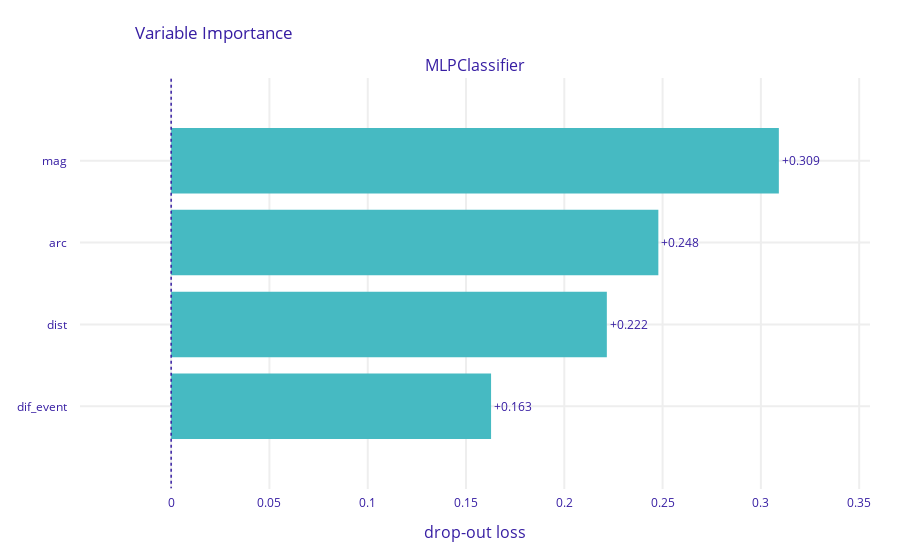
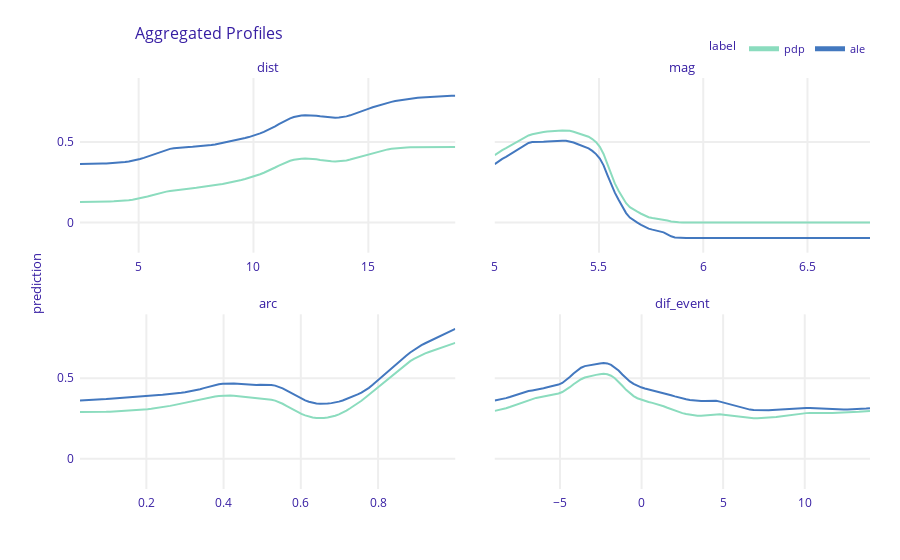

Write notebook code for charts like these, in order.
### Code cell
vi.plot(max_vars=5)
pdp_num.plot(ale_num)

### Figure 1 — Plotly figure (JSON) as saved in the notebook; plotly's stock layout.template omitted (floating-point values rounded to 4 significant figures)
{"data": [{"base": 0, "hoverinfo": "text", "hoverlabel": {"bgcolor": "rgba(0, 0, 0, 0.8)"}, "hovertext": ["Model: MLPClassifier loss after<br>variable: mag is permuted: 0.309<br>Drop-out loss change: +0.309", "Model: MLPClassifier loss after<br>variable: arc is permuted: 0.248<br>Drop-out loss change: +0.248", "Model: MLPClassifier loss after<br>variable: dist is permuted: 0.222<br>Drop-out loss change: +0.222", "Model: MLPClassifier loss after<br>variable: dif_event is permuted: 0.163<br>Drop-out loss change: +0.163"], "marker": {"color": "#46bac2"}, "orientation": "h", "showlegend": false, "text": ["+0.309", "+0.248", "+0.222", "+0.163"], "textposition": "outside", "type": "bar", "uid": "5fd81655-ed2e-4576-b1a5-bea1f7fbf0a2", "x": [0.3091, 0.2478, 0.2216, 0.1627], "xaxis": "x", "y": ["mag", "arc", "dist", "dif_event"], "yaxis": "y"}], "layout": {"annotations": [{"font": {"size": 16}, "showarrow": false, "text": "MLPClassifier", "x": 0.5, "xanchor": "center", "xref": "paper", "y": 1, "yanchor": "bottom", "yref": "paper"}, {"font": {"size": 16}, "showarrow": false, "text": "drop-out loss", "x": 0.5, "xanchor": "center", "xref": "paper", "y": 0, "yanchor": "top", "yref": "paper", "yshift": -30}], "autosize": true, "font": {"color": "#371ea3"}, "margin": {"b": 71, "r": 30, "t": 78}, "shapes": [{"line": {"color": "#371ea3", "dash": "dot", "width": 1.5}, "type": "line", "x0": 0, "x1": 0, "xref": "x", "y0": -1, "y1": 4, "yref": "y"}], "title": {"text": "Variable Importance", "x": 0.15}, "xaxis": {"anchor": "y", "automargin": true, "domain": [0, 1], "fixedrange": true, "gridwidth": 2, "range": [-0.04637, 0.3555], "tickcolor": "white", "ticklen": 3, "ticks": "outside", "type": "linear", "zeroline": false}, "yaxis": {"anchor": "x", "automargin": true, "autorange": true, "domain": [0, 1], "fixedrange": true, "gridwidth": 2, "range": [4.018, -1.018], "tickcolor": "white", "ticklen": 10, "ticks": "outside", "type": "category"}}}

### Figure 2 — Plotly figure (JSON) as saved in the notebook; plotly's stock layout.template omitted (floating-point values rounded to 4 significant figures; data arrays with more than 128 entries replaced by an {"elided": "..."} marker saying what was removed)
{"data": [{"customdata": {"elided": "101x3 mixed values"}, "hovertemplate": "<b>%{hovertext}</b><br><br>prediction=%{y:.3f}<br>mean_prediction=%{customdata[0]:.3f}<extra></extra>", "hovertext": ["pdp", "pdp", "pdp", "pdp", "pdp", "pdp", "pdp", "pdp", "pdp", "pdp", "pdp", "pdp", "pdp", "pdp", "pdp", "pdp", "pdp", "pdp", "pdp", "pdp", "pdp", "pdp", "pdp", "pdp", "pdp", "pdp", "pdp", "pdp", "pdp", "pdp", "pdp", "pdp", "pdp", "pdp", "pdp", "pdp", "pdp", "pdp", "pdp", "pdp", "pdp", "pdp", "pdp", "pdp", "pdp", "pdp", "pdp", "pdp", "pdp", "pdp", "pdp", "pdp", "pdp", "pdp", "pdp", "pdp", "pdp", "pdp", "pdp", "pdp", "pdp", "pdp", "pdp", "pdp", "pdp", "pdp", "pdp", "pdp", "pdp", "pdp", "pdp", "pdp", "pdp", "pdp", "pdp", "pdp", "pdp", "pdp", "pdp", "pdp", "pdp", "pdp", "pdp", "pdp", "pdp", "pdp", "pdp", "pdp", "pdp", "pdp", "pdp", "pdp", "pdp", "pdp", "pdp", "pdp", "pdp", "pdp", "pdp", "pdp", "pdp"], "legendgroup": "pdp", "line": {"color": "#8bdcbe", "dash": "solid", "width": 2}, "marker": {"symbol": "circle"}, "mode": "lines", "name": "pdp", "opacity": 1, "orientation": "v", "showlegend": true, "type": "scatter", "uid": "b958758e-1b2c-4423-b8cb-8868ee3822a5", "x": [2.447, 2.611, 2.774, 2.937, 3.101, 3.264, 3.427, 3.591, 3.754, 3.918, 4.081, 4.244, 4.408, 4.571, 4.734, 4.898, 5.061, 5.224, 5.388, 5.551, 5.715, 5.878, 6.041, 6.205, 6.368, 6.531, 6.695, 6.858, 7.021, 7.185, 7.348, 7.511, 7.675, 7.838, 8.002, 8.165, 8.328, 8.492, 8.655, 8.818, 8.982, 9.145, 9.308, 9.472, 9.635, 9.799, 9.962, 10.13, 10.29, 10.45, 10.62, 10.78, 10.94, 11.11, 11.27, 11.43, 11.6, 11.76, 11.92, 12.09, 12.25, 12.41, 12.58, 12.74, 12.9, 13.07, 13.23, 13.39, 13.56, 13.72, 13.88, 14.05, 14.21, 14.37, 14.54, 14.7, 14.86, 15.03, 15.19, 15.35, 15.52, 15.68, 15.84, 16.01, 16.17, 16.33, 16.5, 16.66, 16.82, 16.99, 17.15, 17.31, 17.48, 17.64, 17.8, 17.97, 18.13, 18.29, 18.46, 18.62, 18.78], "xaxis": "x3", "y": [0.127, 0.128, 0.1289, 0.1294, 0.1296, 0.1296, 0.1297, 0.13, 0.1305, 0.1312, 0.1322, 0.1333, 0.135, 0.1375, 0.1408, 0.145, 0.1498, 0.1551, 0.161, 0.1675, 0.1744, 0.1808, 0.1866, 0.1915, 0.1955, 0.199, 0.202, 0.2046, 0.2071, 0.2098, 0.2124, 0.215, 0.2179, 0.2211, 0.2245, 0.228, 0.2316, 0.2356, 0.2394, 0.2435, 0.2478, 0.2525, 0.258, 0.2638, 0.2698, 0.2763, 0.2828, 0.2909, 0.2996, 0.309, 0.3187, 0.3298, 0.3413, 0.3533, 0.3646, 0.3746, 0.3834, 0.39, 0.3942, 0.3964, 0.3969, 0.3964, 0.3949, 0.392, 0.3883, 0.3846, 0.3817, 0.3796, 0.3786, 0.3794, 0.3814, 0.3853, 0.3907, 0.397, 0.4039, 0.4109, 0.4182, 0.4254, 0.4322, 0.4382, 0.4439, 0.4492, 0.4538, 0.4577, 0.4606, 0.4629, 0.4648, 0.4663, 0.4673, 0.4678, 0.4678, 0.4676, 0.4676, 0.4676, 0.4678, 0.4681, 0.4683, 0.4683, 0.4684, 0.4686, 0.4686], "yaxis": "y3"}, {"customdata": {"elided": "101x3 mixed values"}, "hovertemplate": "<b>%{hovertext}</b><br><br>prediction=%{y:.3f}<br>mean_prediction=%{customdata[0]:.3f}<extra></extra>", "hovertext": ["pdp", "pdp", "pdp", "pdp", "pdp", "pdp", "pdp", "pdp", "pdp", "pdp", "pdp", "pdp", "pdp", "pdp", "pdp", "pdp", "pdp", "pdp", "pdp", "pdp", "pdp", "pdp", "pdp", "pdp", "pdp", "pdp", "pdp", "pdp", "pdp", "pdp", "pdp", "pdp", "pdp", "pdp", "pdp", "pdp", "pdp", "pdp", "pdp", "pdp", "pdp", "pdp", "pdp", "pdp", "pdp", "pdp", "pdp", "pdp", "pdp", "pdp", "pdp", "pdp", "pdp", "pdp", "pdp", "pdp", "pdp", "pdp", "pdp", "pdp", "pdp", "pdp", "pdp", "pdp", "pdp", "pdp", "pdp", "pdp", "pdp", "pdp", "pdp", "pdp", "pdp", "pdp", "pdp", "pdp", "pdp", "pdp", "pdp", "pdp", "pdp", "pdp", "pdp", "pdp", "pdp", "pdp", "pdp", "pdp", "pdp", "pdp", "pdp", "pdp", "pdp", "pdp", "pdp", "pdp", "pdp", "pdp", "pdp", "pdp", "pdp"], "legendgroup": "pdp", "line": {"color": "#8bdcbe", "dash": "solid", "width": 2}, "marker": {"symbol": "circle"}, "mode": "lines", "name": "pdp", "opacity": 1, "orientation": "v", "showlegend": false, "type": "scatter", "uid": "48cc8219-b842-4b85-906c-bd1497eb3d80", "x": [5, 5.018, 5.036, 5.054, 5.072, 5.09, 5.108, 5.126, 5.144, 5.162, 5.18, 5.198, 5.216, 5.234, 5.252, 5.27, 5.288, 5.306, 5.324, 5.342, 5.36, 5.378, 5.396, 5.414, 5.432, 5.45, 5.468, 5.486, 5.504, 5.522, 5.54, 5.558, 5.576, 5.594, 5.612, 5.63, 5.648, 5.666, 5.684, 5.702, 5.72, 5.738, 5.756, 5.774, 5.792, 5.81, 5.828, 5.846, 5.864, 5.882, 5.9, 5.918, 5.936, 5.954, 5.972, 5.99, 6.008, 6.026, 6.044, 6.062, 6.08, 6.098, 6.116, 6.134, 6.152, 6.17, 6.188, 6.206, 6.224, 6.242, 6.26, 6.278, 6.296, 6.314, 6.332, 6.35, 6.368, 6.386, 6.404, 6.422, 6.44, 6.458, 6.476, 6.494, 6.512, 6.53, 6.548, 6.566, 6.584, 6.602, 6.62, 6.638, 6.656, 6.674, 6.692, 6.71, 6.728, 6.746, 6.764, 6.782, 6.8], "xaxis": "x4", "y": [0.4187, 0.436, 0.4495, 0.4616, 0.4745, 0.4885, 0.5022, 0.5162, 0.5298, 0.5403, 0.5484, 0.5543, 0.5585, 0.5616, 0.5647, 0.5674, 0.569, 0.5699, 0.571, 0.5713, 0.5693, 0.5635, 0.5563, 0.5497, 0.5423, 0.5325, 0.5182, 0.4986, 0.4697, 0.4256, 0.3635, 0.2976, 0.2422, 0.1968, 0.1555, 0.1194, 0.09442, 0.07907, 0.06678, 0.05397, 0.04133, 0.03264, 0.02769, 0.0247, 0.02196, 0.01772, 0.01138, 0.005379, 0.002037, 0.0006986, 0.0002347, 7.901e-05, 2.69e-05, 9.555e-06, 3.416e-06, 1.221e-06, 4.363e-07, 1.63e-07, 6.113e-08, 2.383e-08, 9.404e-09, 3.742e-09, 1.53e-09, 6.53e-10, 2.846e-10, 1.254e-10, 5.761e-11, 2.691e-11, 1.288e-11, 6.177e-12, 2.966e-12, 1.415e-12, 6.824e-13, 3.319e-13, 1.617e-13, 7.958e-14, 3.908e-14, 1.931e-14, 9.602e-15, 4.807e-15, 2.406e-15, 1.196e-15, 5.94e-16, 2.951e-16, 1.467e-16, 7.26e-17, 3.595e-17, 1.78e-17, 8.832e-18, 4.393e-18, 2.185e-18, 1.088e-18, 5.424e-19, 2.688e-19, 1.334e-19, 6.654e-20, 3.318e-20, 1.654e-20, 8.25e-21, 4.101e-21, 2.037e-21], "yaxis": "y4"}, {"customdata": {"elided": "101x3 mixed values"}, "hovertemplate": "<b>%{hovertext}</b><br><br>prediction=%{y:.3f}<br>mean_prediction=%{customdata[0]:.3f}<extra></extra>", "hovertext": ["pdp", "pdp", "pdp", "pdp", "pdp", "pdp", "pdp", "pdp", "pdp", "pdp", "pdp", "pdp", "pdp", "pdp", "pdp", "pdp", "pdp", "pdp", "pdp", "pdp", "pdp", "pdp", "pdp", "pdp", "pdp", "pdp", "pdp", "pdp", "pdp", "pdp", "pdp", "pdp", "pdp", "pdp", "pdp", "pdp", "pdp", "pdp", "pdp", "pdp", "pdp", "pdp", "pdp", "pdp", "pdp", "pdp", "pdp", "pdp", "pdp", "pdp", "pdp", "pdp", "pdp", "pdp", "pdp", "pdp", "pdp", "pdp", "pdp", "pdp", "pdp", "pdp", "pdp", "pdp", "pdp", "pdp", "pdp", "pdp", "pdp", "pdp", "pdp", "pdp", "pdp", "pdp", "pdp", "pdp", "pdp", "pdp", "pdp", "pdp", "pdp", "pdp", "pdp", "pdp", "pdp", "pdp", "pdp", "pdp", "pdp", "pdp", "pdp", "pdp", "pdp", "pdp", "pdp", "pdp", "pdp", "pdp", "pdp", "pdp", "pdp"], "legendgroup": "pdp", "line": {"color": "#8bdcbe", "dash": "solid", "width": 2}, "marker": {"symbol": "circle"}, "mode": "lines", "name": "pdp", "opacity": 1, "orientation": "v", "showlegend": false, "type": "scatter", "uid": "1be2435c-a509-442c-9c73-2919a1d0122e", "x": [0.02812, 0.03784, 0.04756, 0.05728, 0.06699, 0.07671, 0.08643, 0.09615, 0.1059, 0.1156, 0.1253, 0.135, 0.1447, 0.1545, 0.1642, 0.1739, 0.1836, 0.1933, 0.203, 0.2128, 0.2225, 0.2322, 0.2419, 0.2516, 0.2613, 0.2711, 0.2808, 0.2905, 0.3002, 0.3099, 0.3197, 0.3294, 0.3391, 0.3488, 0.3585, 0.3682, 0.378, 0.3877, 0.3974, 0.4071, 0.4168, 0.4265, 0.4363, 0.446, 0.4557, 0.4654, 0.4751, 0.4849, 0.4946, 0.5043, 0.514, 0.5237, 0.5334, 0.5432, 0.5529, 0.5626, 0.5723, 0.582, 0.5918, 0.6015, 0.6112, 0.6209, 0.6306, 0.6403, 0.6501, 0.6598, 0.6695, 0.6792, 0.6889, 0.6986, 0.7084, 0.7181, 0.7278, 0.7375, 0.7472, 0.757, 0.7667, 0.7764, 0.7861, 0.7958, 0.8055, 0.8153, 0.825, 0.8347, 0.8444, 0.8541, 0.8638, 0.8736, 0.8833, 0.893, 0.9027, 0.9124, 0.9222, 0.9319, 0.9416, 0.9513, 0.961, 0.9707, 0.9805, 0.9902, 0.9999], "xaxis": "x", "y": [0.2911, 0.2906, 0.2903, 0.2901, 0.2901, 0.2904, 0.2911, 0.2919, 0.2928, 0.2938, 0.295, 0.2961, 0.2974, 0.2987, 0.3, 0.3015, 0.3033, 0.3053, 0.3076, 0.3104, 0.3134, 0.3164, 0.32, 0.324, 0.3285, 0.3334, 0.3386, 0.3441, 0.3497, 0.355, 0.36, 0.3647, 0.3694, 0.3742, 0.3789, 0.3831, 0.3869, 0.3902, 0.3927, 0.3937, 0.3933, 0.3916, 0.3893, 0.3861, 0.3828, 0.3797, 0.3771, 0.3753, 0.3741, 0.3729, 0.3709, 0.367, 0.3611, 0.3525, 0.3417, 0.3288, 0.3156, 0.3025, 0.2903, 0.2787, 0.2693, 0.2621, 0.2567, 0.2536, 0.2524, 0.2533, 0.2563, 0.2612, 0.2675, 0.276, 0.2864, 0.2991, 0.3136, 0.3282, 0.3437, 0.3605, 0.3787, 0.3974, 0.4172, 0.4376, 0.4578, 0.4771, 0.4955, 0.5138, 0.5324, 0.5519, 0.5713, 0.5898, 0.6066, 0.6211, 0.6338, 0.6449, 0.6547, 0.6635, 0.672, 0.6805, 0.6888, 0.697, 0.7054, 0.7131, 0.7199], "yaxis": "y"}, {"customdata": {"elided": "101x3 mixed values"}, "hovertemplate": "<b>%{hovertext}</b><br><br>prediction=%{y:.3f}<br>mean_prediction=%{customdata[0]:.3f}<extra></extra>", "hovertext": ["pdp", "pdp", "pdp", "pdp", "pdp", "pdp", "pdp", "pdp", "pdp", "pdp", "pdp", "pdp", "pdp", "pdp", "pdp", "pdp", "pdp", "pdp", "pdp", "pdp", "pdp", "pdp", "pdp", "pdp", "pdp", "pdp", "pdp", "pdp", "pdp", "pdp", "pdp", "pdp", "pdp", "pdp", "pdp", "pdp", "pdp", "pdp", "pdp", "pdp", "pdp", "pdp", "pdp", "pdp", "pdp", "pdp", "pdp", "pdp", "pdp", "pdp", "pdp", "pdp", "pdp", "pdp", "pdp", "pdp", "pdp", "pdp", "pdp", "pdp", "pdp", "pdp", "pdp", "pdp", "pdp", "pdp", "pdp", "pdp", "pdp", "pdp", "pdp", "pdp", "pdp", "pdp", "pdp", "pdp", "pdp", "pdp", "pdp", "pdp", "pdp", "pdp", "pdp", "pdp", "pdp", "pdp", "pdp", "pdp", "pdp", "pdp", "pdp", "pdp", "pdp", "pdp", "pdp", "pdp", "pdp", "pdp", "pdp", "pdp", "pdp"], "legendgroup": "pdp", "line": {"color": "#8bdcbe", "dash": "solid", "width": 2}, "marker": {"symbol": "circle"}, "mode": "lines", "name": "pdp", "opacity": 1, "orientation": "v", "showlegend": false, "type": "scatter", "uid": "97327f5d-47e9-4285-92b3-9ec62097f0f2", "x": [-9, -8.77, -8.54, -8.31, -8.08, -7.85, -7.62, -7.39, -7.16, -6.93, -6.7, -6.47, -6.24, -6.01, -5.78, -5.55, -5.32, -5.09, -4.86, -4.63, -4.4, -4.17, -3.94, -3.71, -3.48, -3.25, -3.02, -2.79, -2.56, -2.33, -2.1, -1.87, -1.64, -1.41, -1.18, -0.95, -0.72, -0.49, -0.26, -0.03, 0.2, 0.43, 0.66, 0.89, 1.12, 1.35, 1.58, 1.81, 2.04, 2.27, 2.5, 2.73, 2.96, 3.19, 3.42, 3.65, 3.88, 4.11, 4.34, 4.57, 4.8, 5.03, 5.26, 5.49, 5.72, 5.95, 6.18, 6.41, 6.64, 6.87, 7.1, 7.33, 7.56, 7.79, 8.02, 8.25, 8.48, 8.71, 8.94, 9.17, 9.4, 9.63, 9.86, 10.09, 10.32, 10.55, 10.78, 11.01, 11.24, 11.47, 11.7, 11.93, 12.16, 12.39, 12.62, 12.85, 13.08, 13.31, 13.54, 13.77, 14], "xaxis": "x2", "y": [0.2977, 0.3021, 0.3076, 0.314, 0.3212, 0.3296, 0.3386, 0.3481, 0.3577, 0.3661, 0.3727, 0.3782, 0.3829, 0.3875, 0.3918, 0.3958, 0.3998, 0.4055, 0.4145, 0.4278, 0.4448, 0.4631, 0.4799, 0.4943, 0.5047, 0.5117, 0.5165, 0.5214, 0.5258, 0.5281, 0.5252, 0.516, 0.5005, 0.4792, 0.4537, 0.4282, 0.4063, 0.3891, 0.376, 0.3667, 0.3593, 0.353, 0.3471, 0.3412, 0.3345, 0.3264, 0.3172, 0.3076, 0.299, 0.2907, 0.2837, 0.2783, 0.2739, 0.27, 0.2673, 0.2666, 0.2684, 0.2716, 0.2751, 0.277, 0.2759, 0.2735, 0.2703, 0.2671, 0.2644, 0.2616, 0.2583, 0.2551, 0.2526, 0.2517, 0.2518, 0.2526, 0.2535, 0.2549, 0.2568, 0.2595, 0.2624, 0.2658, 0.2693, 0.2725, 0.2756, 0.2785, 0.2814, 0.2836, 0.285, 0.2858, 0.2859, 0.2852, 0.2847, 0.2845, 0.2845, 0.2849, 0.2856, 0.2867, 0.2879, 0.2891, 0.2904, 0.2917, 0.2933, 0.2951, 0.297], "yaxis": "y2"}, {"customdata": {"elided": "101x3 mixed values"}, "hovertemplate": "<b>%{hovertext}</b><br><br>prediction=%{y:.3f}<br>mean_prediction=%{customdata[0]:.3f}<extra></extra>", "hovertext": ["ale", "ale", "ale", "ale", "ale", "ale", "ale", "ale", "ale", "ale", "ale", "ale", "ale", "ale", "ale", "ale", "ale", "ale", "ale", "ale", "ale", "ale", "ale", "ale", "ale", "ale", "ale", "ale", "ale", "ale", "ale", "ale", "ale", "ale", "ale", "ale", "ale", "ale", "ale", "ale", "ale", "ale", "ale", "ale", "ale", "ale", "ale", "ale", "ale", "ale", "ale", "ale", "ale", "ale", "ale", "ale", "ale", "ale", "ale", "ale", "ale", "ale", "ale", "ale", "ale", "ale", "ale", "ale", "ale", "ale", "ale", "ale", "ale", "ale", "ale", "ale", "ale", "ale", "ale", "ale", "ale", "ale", "ale", "ale", "ale", "ale", "ale", "ale", "ale", "ale", "ale", "ale", "ale", "ale", "ale", "ale", "ale", "ale", "ale", "ale", "ale"], "legendgroup": "ale", "line": {"color": "#4378bf", "dash": "solid", "width": 2}, "marker": {"symbol": "circle"}, "mode": "lines", "name": "ale", "opacity": 1, "orientation": "v", "showlegend": true, "type": "scatter", "uid": "d03e2af0-d38f-47fb-be24-b28ede99058f", "x": [2.447, 2.611, 2.774, 2.937, 3.101, 3.264, 3.427, 3.591, 3.754, 3.918, 4.081, 4.244, 4.408, 4.571, 4.734, 4.898, 5.061, 5.224, 5.388, 5.551, 5.715, 5.878, 6.041, 6.205, 6.368, 6.531, 6.695, 6.858, 7.021, 7.185, 7.348, 7.511, 7.675, 7.838, 8.002, 8.165, 8.328, 8.492, 8.655, 8.818, 8.982, 9.145, 9.308, 9.472, 9.635, 9.799, 9.962, 10.13, 10.29, 10.45, 10.62, 10.78, 10.94, 11.11, 11.27, 11.43, 11.6, 11.76, 11.92, 12.09, 12.25, 12.41, 12.58, 12.74, 12.9, 13.07, 13.23, 13.39, 13.56, 13.72, 13.88, 14.05, 14.21, 14.37, 14.54, 14.7, 14.86, 15.03, 15.19, 15.35, 15.52, 15.68, 15.84, 16.01, 16.17, 16.33, 16.5, 16.66, 16.82, 16.99, 17.15, 17.31, 17.48, 17.64, 17.8, 17.97, 18.13, 18.29, 18.46, 18.62, 18.78], "xaxis": "x3", "y": [0.3624, 0.3638, 0.365, 0.3657, 0.366, 0.3662, 0.3664, 0.3669, 0.3677, 0.369, 0.3706, 0.3724, 0.375, 0.3785, 0.3829, 0.3883, 0.3943, 0.4013, 0.4093, 0.4182, 0.4279, 0.4369, 0.445, 0.4518, 0.4571, 0.4612, 0.464, 0.4659, 0.4673, 0.4687, 0.4698, 0.4712, 0.4728, 0.475, 0.4777, 0.4809, 0.4848, 0.4892, 0.4938, 0.4986, 0.5035, 0.5085, 0.5138, 0.5193, 0.5246, 0.5304, 0.5366, 0.5444, 0.5531, 0.5627, 0.5729, 0.5847, 0.5973, 0.6108, 0.6239, 0.6361, 0.6471, 0.6555, 0.6611, 0.6645, 0.666, 0.6662, 0.6652, 0.6627, 0.6593, 0.656, 0.6533, 0.6514, 0.6507, 0.6518, 0.6544, 0.6591, 0.6656, 0.673, 0.6812, 0.6896, 0.6984, 0.7071, 0.7154, 0.7231, 0.7304, 0.7374, 0.7437, 0.7493, 0.754, 0.7581, 0.762, 0.7658, 0.7692, 0.7723, 0.7749, 0.777, 0.7788, 0.7805, 0.7822, 0.7838, 0.785, 0.7858, 0.7865, 0.7869, 0.7872], "yaxis": "y3"}, {"customdata": {"elided": "101x3 mixed values"}, "hovertemplate": "<b>%{hovertext}</b><br><br>prediction=%{y:.3f}<br>mean_prediction=%{customdata[0]:.3f}<extra></extra>", "hovertext": ["ale", "ale", "ale", "ale", "ale", "ale", "ale", "ale", "ale", "ale", "ale", "ale", "ale", "ale", "ale", "ale", "ale", "ale", "ale", "ale", "ale", "ale", "ale", "ale", "ale", "ale", "ale", "ale", "ale", "ale", "ale", "ale", "ale", "ale", "ale", "ale", "ale", "ale", "ale", "ale", "ale", "ale", "ale", "ale", "ale", "ale", "ale", "ale", "ale", "ale", "ale", "ale", "ale", "ale", "ale", "ale", "ale", "ale", "ale", "ale", "ale", "ale", "ale", "ale", "ale", "ale", "ale", "ale", "ale", "ale", "ale", "ale", "ale", "ale", "ale", "ale", "ale", "ale", "ale", "ale", "ale", "ale", "ale", "ale", "ale", "ale", "ale", "ale", "ale", "ale", "ale", "ale", "ale", "ale", "ale", "ale", "ale", "ale", "ale", "ale", "ale"], "legendgroup": "ale", "line": {"color": "#4378bf", "dash": "solid", "width": 2}, "marker": {"symbol": "circle"}, "mode": "lines", "name": "ale", "opacity": 1, "orientation": "v", "showlegend": false, "type": "scatter", "uid": "cc821861-80ba-40de-9686-09a1e6b1f78c", "x": [5, 5.018, 5.036, 5.054, 5.072, 5.09, 5.108, 5.126, 5.144, 5.162, 5.18, 5.198, 5.216, 5.234, 5.252, 5.27, 5.288, 5.306, 5.324, 5.342, 5.36, 5.378, 5.396, 5.414, 5.432, 5.45, 5.468, 5.486, 5.504, 5.522, 5.54, 5.558, 5.576, 5.594, 5.612, 5.63, 5.648, 5.666, 5.684, 5.702, 5.72, 5.738, 5.756, 5.774, 5.792, 5.81, 5.828, 5.846, 5.864, 5.882, 5.9, 5.918, 5.936, 5.954, 5.972, 5.99, 6.008, 6.026, 6.044, 6.062, 6.08, 6.098, 6.116, 6.134, 6.152, 6.17, 6.188, 6.206, 6.224, 6.242, 6.26, 6.278, 6.296, 6.314, 6.332, 6.35, 6.368, 6.386, 6.404, 6.422, 6.44, 6.458, 6.476, 6.494, 6.512, 6.53, 6.548, 6.566, 6.584, 6.602, 6.62, 6.638, 6.656, 6.674, 6.692, 6.71, 6.728, 6.746, 6.764, 6.782, 6.8], "xaxis": "x4", "y": [0.3624, 0.3812, 0.3949, 0.4075, 0.4218, 0.4381, 0.4542, 0.47, 0.4842, 0.4938, 0.4993, 0.5013, 0.5013, 0.5014, 0.5028, 0.5051, 0.5066, 0.5073, 0.5079, 0.5074, 0.5041, 0.4963, 0.4873, 0.4796, 0.4712, 0.4602, 0.4447, 0.4246, 0.3965, 0.3544, 0.2959, 0.2359, 0.1852, 0.1408, 0.09793, 0.05821, 0.02991, 0.01236, -0.001369, -0.01493, -0.02855, -0.03864, -0.04492, -0.04918, -0.0538, -0.06181, -0.07429, -0.0864, -0.09327, -0.09606, -0.09704, -0.09738, -0.09749, -0.09753, -0.09754, -0.09755, -0.09755, -0.09755, -0.09755, -0.09755, -0.09755, -0.09755, -0.09755, -0.09755, -0.09755, -0.09755, -0.09755, -0.09755, -0.09755, -0.09755, -0.09755, -0.09755, -0.09755, -0.09755, -0.09755, -0.09755, -0.09755, -0.09755, -0.09755, -0.09755, -0.09755, -0.09755, -0.09755, -0.09755, -0.09755, -0.09755, -0.09755, -0.09755, -0.09755, -0.09755, -0.09755, -0.09755, -0.09755, -0.09755, -0.09755, -0.09755, -0.09755, -0.09755, -0.09755, -0.09755, -0.09755], "yaxis": "y4"}, {"customdata": {"elided": "101x3 mixed values"}, "hovertemplate": "<b>%{hovertext}</b><br><br>prediction=%{y:.3f}<br>mean_prediction=%{customdata[0]:.3f}<extra></extra>", "hovertext": ["ale", "ale", "ale", "ale", "ale", "ale", "ale", "ale", "ale", "ale", "ale", "ale", "ale", "ale", "ale", "ale", "ale", "ale", "ale", "ale", "ale", "ale", "ale", "ale", "ale", "ale", "ale", "ale", "ale", "ale", "ale", "ale", "ale", "ale", "ale", "ale", "ale", "ale", "ale", "ale", "ale", "ale", "ale", "ale", "ale", "ale", "ale", "ale", "ale", "ale", "ale", "ale", "ale", "ale", "ale", "ale", "ale", "ale", "ale", "ale", "ale", "ale", "ale", "ale", "ale", "ale", "ale", "ale", "ale", "ale", "ale", "ale", "ale", "ale", "ale", "ale", "ale", "ale", "ale", "ale", "ale", "ale", "ale", "ale", "ale", "ale", "ale", "ale", "ale", "ale", "ale", "ale", "ale", "ale", "ale", "ale", "ale", "ale", "ale", "ale", "ale"], "legendgroup": "ale", "line": {"color": "#4378bf", "dash": "solid", "width": 2}, "marker": {"symbol": "circle"}, "mode": "lines", "name": "ale", "opacity": 1, "orientation": "v", "showlegend": false, "type": "scatter", "uid": "506b8f38-0a93-44f2-a044-05ae156bb780", "x": [0.02812, 0.03784, 0.04756, 0.05728, 0.06699, 0.07671, 0.08643, 0.09615, 0.1059, 0.1156, 0.1253, 0.135, 0.1447, 0.1545, 0.1642, 0.1739, 0.1836, 0.1933, 0.203, 0.2128, 0.2225, 0.2322, 0.2419, 0.2516, 0.2613, 0.2711, 0.2808, 0.2905, 0.3002, 0.3099, 0.3197, 0.3294, 0.3391, 0.3488, 0.3585, 0.3682, 0.378, 0.3877, 0.3974, 0.4071, 0.4168, 0.4265, 0.4363, 0.446, 0.4557, 0.4654, 0.4751, 0.4849, 0.4946, 0.5043, 0.514, 0.5237, 0.5334, 0.5432, 0.5529, 0.5626, 0.5723, 0.582, 0.5918, 0.6015, 0.6112, 0.6209, 0.6306, 0.6403, 0.6501, 0.6598, 0.6695, 0.6792, 0.6889, 0.6986, 0.7084, 0.7181, 0.7278, 0.7375, 0.7472, 0.757, 0.7667, 0.7764, 0.7861, 0.7958, 0.8055, 0.8153, 0.825, 0.8347, 0.8444, 0.8541, 0.8638, 0.8736, 0.8833, 0.893, 0.9027, 0.9124, 0.9222, 0.9319, 0.9416, 0.9513, 0.961, 0.9707, 0.9805, 0.9902, 0.9999], "xaxis": "x", "y": [0.3624, 0.363, 0.3637, 0.3646, 0.3658, 0.3673, 0.369, 0.3709, 0.3728, 0.3749, 0.3773, 0.3798, 0.3822, 0.3845, 0.3863, 0.3881, 0.3897, 0.3912, 0.3926, 0.394, 0.3954, 0.3968, 0.3983, 0.3999, 0.4018, 0.404, 0.4065, 0.4095, 0.4131, 0.4171, 0.4216, 0.4267, 0.4325, 0.4389, 0.4458, 0.4522, 0.4581, 0.463, 0.4666, 0.4683, 0.4684, 0.4673, 0.4656, 0.4633, 0.4612, 0.4593, 0.4583, 0.4584, 0.4594, 0.4605, 0.4609, 0.459, 0.4547, 0.4472, 0.4371, 0.4246, 0.4114, 0.3982, 0.3856, 0.3732, 0.3627, 0.3543, 0.3478, 0.3436, 0.3414, 0.3412, 0.3427, 0.3457, 0.3495, 0.355, 0.3622, 0.3708, 0.3803, 0.3899, 0.3999, 0.4111, 0.4249, 0.4408, 0.4593, 0.48, 0.5017, 0.5228, 0.5429, 0.5623, 0.5814, 0.6012, 0.6214, 0.6412, 0.6601, 0.677, 0.6921, 0.7057, 0.7179, 0.7291, 0.7403, 0.7519, 0.7634, 0.7751, 0.7869, 0.7978, 0.8071], "yaxis": "y"}, {"customdata": {"elided": "101x3 mixed values"}, "hovertemplate": "<b>%{hovertext}</b><br><br>prediction=%{y:.3f}<br>mean_prediction=%{customdata[0]:.3f}<extra></extra>", "hovertext": ["ale", "ale", "ale", "ale", "ale", "ale", "ale", "ale", "ale", "ale", "ale", "ale", "ale", "ale", "ale", "ale", "ale", "ale", "ale", "ale", "ale", "ale", "ale", "ale", "ale", "ale", "ale", "ale", "ale", "ale", "ale", "ale", "ale", "ale", "ale", "ale", "ale", "ale", "ale", "ale", "ale", "ale", "ale", "ale", "ale", "ale", "ale", "ale", "ale", "ale", "ale", "ale", "ale", "ale", "ale", "ale", "ale", "ale", "ale", "ale", "ale", "ale", "ale", "ale", "ale", "ale", "ale", "ale", "ale", "ale", "ale", "ale", "ale", "ale", "ale", "ale", "ale", "ale", "ale", "ale", "ale", "ale", "ale", "ale", "ale", "ale", "ale", "ale", "ale", "ale", "ale", "ale", "ale", "ale", "ale", "ale", "ale", "ale", "ale", "ale", "ale"], "legendgroup": "ale", "line": {"color": "#4378bf", "dash": "solid", "width": 2}, "marker": {"symbol": "circle"}, "mode": "lines", "name": "ale", "opacity": 1, "orientation": "v", "showlegend": false, "type": "scatter", "uid": "40ddc05f-7276-4cdf-a3e9-cb9c50155d33", "x": [-9, -8.77, -8.54, -8.31, -8.08, -7.85, -7.62, -7.39, -7.16, -6.93, -6.7, -6.47, -6.24, -6.01, -5.78, -5.55, -5.32, -5.09, -4.86, -4.63, -4.4, -4.17, -3.94, -3.71, -3.48, -3.25, -3.02, -2.79, -2.56, -2.33, -2.1, -1.87, -1.64, -1.41, -1.18, -0.95, -0.72, -0.49, -0.26, -0.03, 0.2, 0.43, 0.66, 0.89, 1.12, 1.35, 1.58, 1.81, 2.04, 2.27, 2.5, 2.73, 2.96, 3.19, 3.42, 3.65, 3.88, 4.11, 4.34, 4.57, 4.8, 5.03, 5.26, 5.49, 5.72, 5.95, 6.18, 6.41, 6.64, 6.87, 7.1, 7.33, 7.56, 7.79, 8.02, 8.25, 8.48, 8.71, 8.94, 9.17, 9.4, 9.63, 9.86, 10.09, 10.32, 10.55, 10.78, 11.01, 11.24, 11.47, 11.7, 11.93, 12.16, 12.39, 12.62, 12.85, 13.08, 13.31, 13.54, 13.77, 14], "xaxis": "x2", "y": [0.3624, 0.3662, 0.371, 0.3768, 0.3834, 0.391, 0.3989, 0.4071, 0.4147, 0.4205, 0.4247, 0.4285, 0.4326, 0.4382, 0.4444, 0.4499, 0.4547, 0.461, 0.4713, 0.487, 0.5077, 0.5302, 0.55, 0.5659, 0.5757, 0.5809, 0.5842, 0.5881, 0.5924, 0.595, 0.5924, 0.5835, 0.5684, 0.5481, 0.5241, 0.5004, 0.4807, 0.465, 0.4527, 0.4438, 0.4371, 0.4315, 0.4265, 0.4217, 0.4163, 0.4098, 0.4022, 0.3946, 0.3877, 0.3808, 0.3747, 0.3698, 0.3657, 0.3621, 0.3594, 0.3585, 0.3594, 0.361, 0.362, 0.3603, 0.3551, 0.3485, 0.3413, 0.3342, 0.3279, 0.3219, 0.3156, 0.3099, 0.3055, 0.303, 0.3018, 0.3014, 0.3011, 0.3016, 0.3027, 0.3044, 0.3066, 0.309, 0.3113, 0.3133, 0.3147, 0.3157, 0.3164, 0.316, 0.315, 0.3137, 0.3122, 0.3104, 0.3088, 0.3077, 0.307, 0.3066, 0.3064, 0.3064, 0.3066, 0.307, 0.3077, 0.3087, 0.3101, 0.3121, 0.3146], "yaxis": "y2"}], "layout": {"annotations": [{"font": {"size": 13}, "showarrow": false, "text": "arc", "x": 0.2375, "xanchor": "center", "xref": "paper", "y": 0.425, "yanchor": "bottom", "yref": "paper"}, {"font": {"size": 13}, "showarrow": false, "text": "dif_event", "x": 0.7625, "xanchor": "center", "xref": "paper", "y": 0.425, "yanchor": "bottom", "yref": "paper"}, {"font": {"size": 13}, "showarrow": false, "text": "dist", "x": 0.2375, "xanchor": "center", "xref": "paper", "y": 1, "yanchor": "bottom", "yref": "paper"}, {"font": {"size": 13}, "showarrow": false, "text": "mag", "x": 0.7625, "xanchor": "center", "xref": "paper", "y": 1, "yanchor": "bottom", "yref": "paper"}, {"font": {"size": 13}, "showarrow": false, "text": "prediction", "textangle": -90, "x": -0.07, "xref": "paper", "y": 0.5, "yref": "paper"}], "autosize": true, "font": {"color": "#371ea3"}, "hovermode": "x unified", "legend": {"font": {"size": 11}, "itemsizing": "constant", "orientation": "h", "title": {"font": {"size": 12}, "text": "label"}, "tracegroupgap": 0, "x": 1, "xanchor": "right", "y": 1.036, "yanchor": "bottom"}, "margin": {"b": 71, "r": 30, "t": 78}, "title": {"font": {"size": 16}, "text": "Aggregated Profiles", "x": 0.15}, "xaxis": {"anchor": "y", "automargin": true, "autorange": true, "domain": [0, 0.475], "fixedrange": true, "gridwidth": 2, "range": [0.02812, 0.9999], "showticklabels": true, "tickcolor": "white", "ticklen": 3, "ticks": "outside", "title": {"text": ""}, "type": "linear", "zeroline": false}, "xaxis2": {"anchor": "y2", "automargin": true, "autorange": true, "domain": [0.525, 1], "fixedrange": true, "gridwidth": 2, "range": [-9, 14], "showticklabels": true, "tickcolor": "white", "ticklen": 3, "ticks": "outside", "title": {"text": ""}, "type": "linear", "zeroline": false}, "xaxis3": {"anchor": "y3", "automargin": true, "autorange": true, "domain": [0, 0.475], "fixedrange": true, "gridwidth": 2, "range": [2.447, 18.78], "showticklabels": true, "tickcolor": "white", "ticklen": 3, "ticks": "outside", "title": {"text": ""}, "type": "linear", "zeroline": false}, "xaxis4": {"anchor": "y4", "automargin": true, "autorange": true, "domain": [0.525, 1], "fixedrange": true, "gridwidth": 2, "range": [5, 6.8], "showticklabels": true, "tickcolor": "white", "ticklen": 3, "ticks": "outside", "title": {"text": ""}, "type": "linear", "zeroline": false}, "yaxis": {"anchor": "x", "automargin": true, "domain": [0, 0.425], "fixedrange": true, "gridwidth": 2, "range": [-0.188, 0.8976], "tickcolor": "white", "ticklen": 3, "ticks": "outside", "title": {"text": ""}, "type": "linear", "zeroline": false}, "yaxis2": {"anchor": "x2", "automargin": true, "domain": [0, 0.425], "fixedrange": true, "gridwidth": 2, "matches": "y", "showticklabels": false, "tickcolor": "white", "ticklen": 3, "ticks": "outside", "title": {"text": ""}, "type": "linear", "zeroline": false}, "yaxis3": {"anchor": "x3", "automargin": true, "domain": [0.575, 1], "fixedrange": true, "gridwidth": 2, "matches": "y", "range": [-0.188, 0.8976], "tickcolor": "white", "ticklen": 3, "ticks": "outside", "title": {"text": ""}, "type": "linear", "zeroline": false}, "yaxis4": {"anchor": "x4", "automargin": true, "domain": [0.575, 1], "fixedrange": true, "gridwidth": 2, "matches": "y", "showticklabels": false, "tickcolor": "white", "ticklen": 3, "ticks": "outside", "title": {"text": ""}, "type": "linear", "zeroline": false}}}
